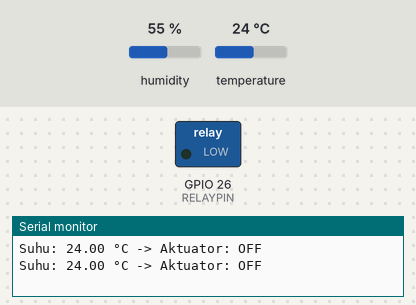
The sketch below on a simulated ESP32. Shown: switched loads named in the sketch (green lamp = pin HIGH), the last lines printed to the serial monitor. The test bench sets the inputs (shaded band); at power-on: temperature 24 °C, humidity 55 %.

Above: at 2.8 s.
2.9 s: temperature set to 29.4 °C
5.6 s: temperature set to 30.8 °C
At 7.1 s:
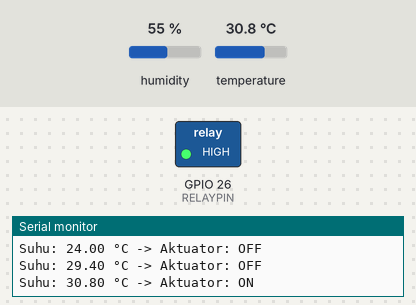
8.3 s: temperature set to 28.8 °C
11.2 s: temperature set to 27.1 °C
At 12.3 s:
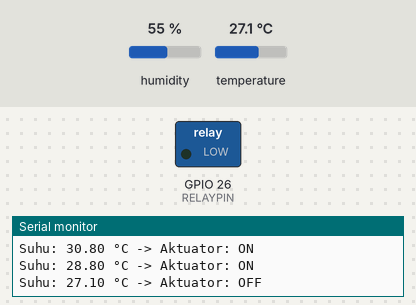
13.9 s: temperature set to 33 °C
At 15.2 s:
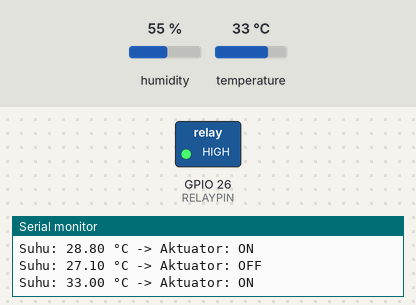
Timing chart, 0 to 16.9 s (numbered marks = the images above; inputs shaded):
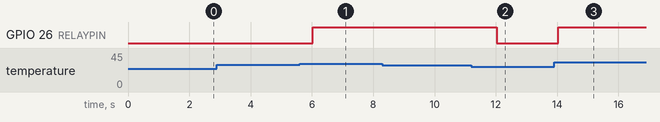

The sketch:

percobaan2a_kendali_aktuator_modifikasi.ino
```cpp
#include <DHT.h>

#define DHTPIN 4          // pin data DHT22 terhubung ke GPIO 4
#define DHTTYPE DHT22
#define RELAYPIN 26        // pin kendali relay/LED indikator

DHT dht(DHTPIN, DHTTYPE);

const float suhuNyala = 30.0;  // ambang batas suhu untuk menyalakan aktuator (°C)
const float suhuMati  = 28.0;  // ambang batas suhu untuk mematikan aktuator (°C)

bool statusAktuator = false;   // status aktuator saat ini (false = OFF, true = ON)

void setup() {
  Serial.begin(115200);
  dht.begin();
  pinMode(RELAYPIN, OUTPUT);
  digitalWrite(RELAYPIN, LOW); // pastikan aktuator mati di awal
}

void loop() {
  float suhu = dht.readTemperature();

  if (isnan(suhu)) {
    Serial.println("Gagal membaca data sensor!");
  } else {
    Serial.print("Suhu: ");
    Serial.print(suhu);
    Serial.print(" °C -> ");

    // Logika histerisis: gunakan status sebelumnya untuk menentukan aksi
    if (!statusAktuator && suhu > suhuNyala) {
      // Aktuator sedang OFF dan suhu melebihi batas atas -> nyalakan
      statusAktuator = true;
    } else if (statusAktuator && suhu < suhuMati) {
      // Aktuator sedang ON dan suhu turun di bawah batas bawah -> matikan
      statusAktuator = false;
    }
    // Jika suhu berada di antara suhuMati dan suhuNyala, status TIDAK berubah
    // (inilah "zona aman" histerisis yang mencegah chattering)

    digitalWrite(RELAYPIN, statusAktuator ? HIGH : LOW);
    Serial.println(statusAktuator ? "Aktuator: ON" : "Aktuator: OFF");
  }

  delay(2000); // jeda pembacaan setiap 2 detik
}
```

Measured:
- the behaviour switches between 30 and 30.1 °C on temperature (found by bisection; images 0 and 1)
- the behaviour switches between 28 and 27.9 °C on temperature (found by bisection; images 1 and 2)
- after the input at 5.6 s, GPIO 26 (RELAYPIN): LOW → HIGH after 0.42 s
- after the input at 11.2 s, GPIO 26 (RELAYPIN): HIGH → LOW after 0.84 s
- after the input at 13.9 s, GPIO 26 (RELAYPIN): LOW → HIGH after 0.14 s
